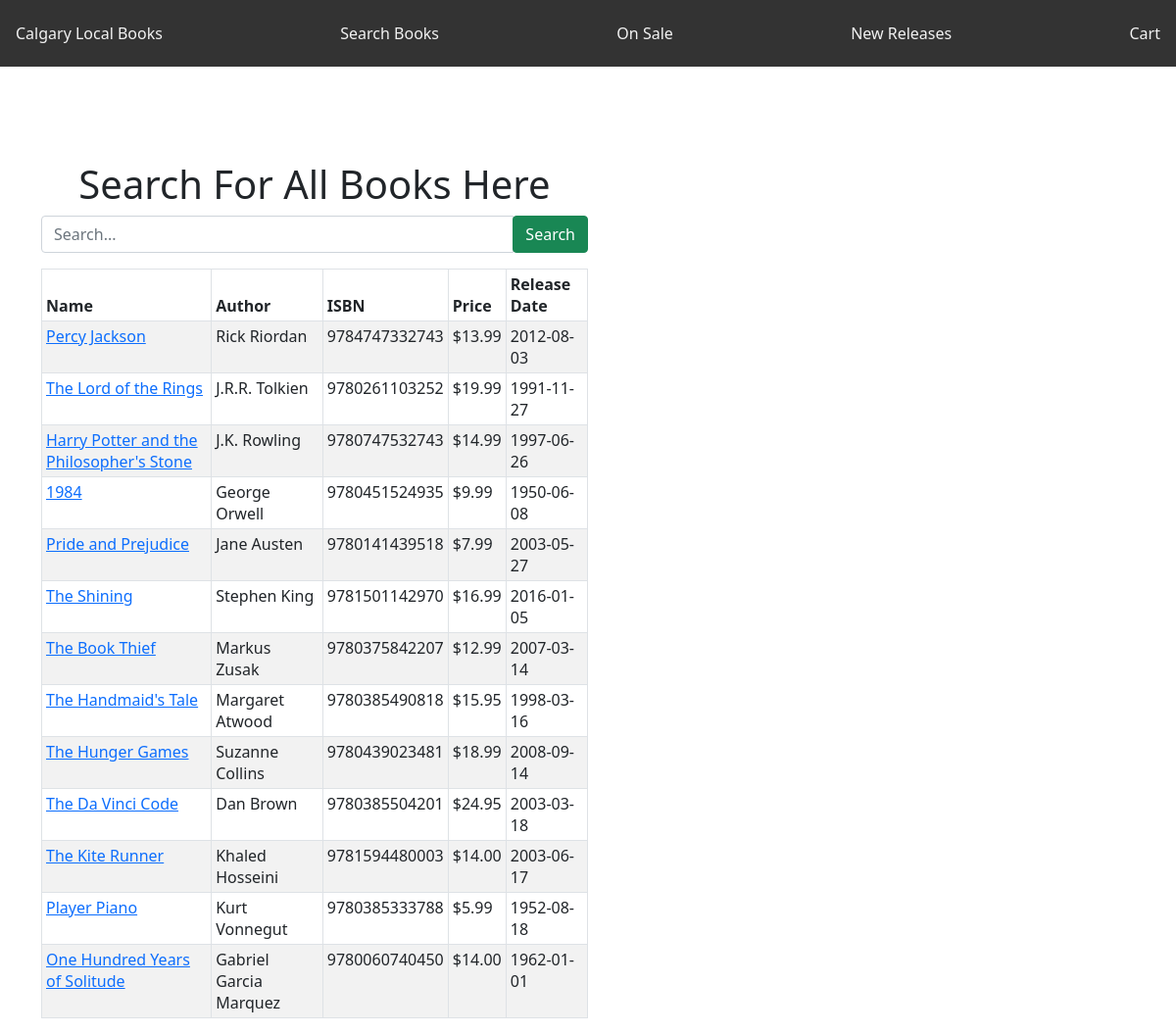
Screenshot of /view/bookSearchPage.php with the database file from the repository.
### tables this page shows
CREATE TABLE Book (
    ID int NOT NULL,
    AdminID int NOT NULL,
    PublisherName VARCHAR(50) NOT NULL,
    AuthorName VARCHAR(50) NOT NULL,
    ISBN BIGINT NOT NULL,
    ReleaseDate DATE NOT NULL,
    InventoryDate DATE NOT NULL,
    Price FLOAT NOT NULL,
    Title VARCHAR(50) NOT NULL,
    PRIMARY KEY(ID),
    FOREIGN KEY(AdminID) REFERENCES Admin(ID) ON DELETE CASCADE ON UPDATE CASCADE,
    FOREIGN KEY(PublisherName) REFERENCES Publisher(Name) ON DELETE CASCADE ON UPDATE CASCADE,
    FOREIGN KEY(AuthorName) REFERENCES Author(Name) ON DELETE CASCADE ON UPDATE CASCADE
);

### db/Database.php (called while the page is built, shortened)
<?php
class Database {
    public $connection;
    function __construct(){
        $this->connection = new mysqli(SQL_HOST, SQL_UN, SQL_PW, SQL_NAME);
    }
    public function query($query){
        $result = mysqli_query($this->connection, $query);
        return $result;
    }
}
$database = new Database();

### control/Controller.php (called while the page is built, shortened)
<?php
class Controller {
    public static function find_this_query($sql)
    {
        global $database;
        $result_set = $database->query($sql);
        $the_object_array = array();
        while($row = mysqli_fetch_array($result_set))
        {
            $the_object_array[] = $row;
        }
        return $the_object_array;
    }
}

### control/BookController.php (called while the page is built, shortened)
<?php
require_once("Controller.php");
class BookController extends Controller {
    public function getAllBooks(){
        $books = array();
        $results = self::find_this_query("SELECT * FROM Book");
        foreach($results as $book){
            array_push($books, new Book($book["ReleaseDate"], $book["InventoryDate"], $book["Price"],
                $book["ISBN"], $book["ID"], $book["Title"], $book["PublisherName"], $book["AuthorName"]));
        }
        return $books;
    }
    public function searchBooks($search = "") {
        if($search = "") {
            $isbn = str_replace('-', '', $search);
            $foundBooks = array();
            if ((strlen($isbn) == 10 || strlen($isbn) == 13) && is_numeric($isbn)) {
                $result = self::find_this_query("SELECT * FROM Book WHERE ISBN LIKE '%$search%'");
            } else {
                $result = self::find_this_query("SELECT * FROM Book WHERE Title LIKE '%$search%' OR AuthorName LIKE '%$search%");
            }
            foreach ($result as $book) {
                $foundBooks[] = new Book($book["ReleaseDate"], $book["InventoryDate"], $book["Price"],
                    $book["ISBN"], $book["ID"], $book["Title"], $book["PublisherName"], $book["AuthorName"]);
            }
        } else {
            $foundBooks = $this->getAllBooks();
        }
        return $foundBooks;
    }
}

### model/Book.php (called while the page is built, shortened)
<?php
class Book{
    private $releaseDate;
    private $price;
    private $ISBN;
    private $title;
    private $author;
    public function __construct(&$rDate, &$iDate, &$price, &$isbn, &$id, &$title, &$publisher, &$author){
            $this->releaseDate = $rDate;
            $this->price = $price;
            $this->ISBN = $isbn;
            $this->title = $title;
            $this->author = $author;
        }
        public function getReleaseDate() {
            return $this->releaseDate;
        }
        public function getPrice() {
            return $this->price;
        }
        public function getISBN() {
            return $this->ISBN;
        }
        public function getTitle() {
            return $this->title;
        }
        public function getAuthor() {
            return $this->author;
        }
}
?>

### view/bookSearchPage.php (the view, shortened to what this page needs)
<?php
    $bc = new BookController();
    @$bc->searchBooks($_GET["search"]);
?>
<link href="https://cdn.jsdelivr.net/npm/bootstrap@5.0.2/dist/css/bootstrap.min.css" rel="stylesheet">
<nav class="navbar">
    <a class="active"
       href="index.php">Calgary Local Books</a>
    <a href="bookSearchPage.php">Search Books</a>
    <a href="salePage.php">On Sale</a>
    <a href="featurePage.php">New Releases</a>
    <a href="orderPage.php">Cart</a>
</nav>
<div class="container" style="margin-top: 8%;">
    <div class="col-md-6 col-md-offset-3">
        <div class="row">
            <div id="logo" class="text-center">
                <h1>Search For All Books Here</h1>
            </div>
            <form role="form" id="form-buscar" method="get">
                <div class="form-group">
                    <div class="input-group">
                        <input id="1" class="form-control" type="text" name="search" placeholder="Search..."/>
                        <span class="input-group-btn">
<button class="btn btn-success" type="submit">
<i class="glyphicon glyphicon-search" aria-hidden="true"></i> Search
</button>
</span>
                    </div>
                </div>
            </form>
        </div>
        <?php
            $books = $bc->getAllBooks();
            ?>
            <table id="dtBasicExample" class="table table-striped table-bordered table-sm" cellspacing="0" width="100%">
                <thead>
                <tr>
                    <th class="th-sm">Name</th>
                    <th class="th-sm">Author</th>
                    <th class="th-sm">ISBN</th>
                    <th class="th-sm">Price</th>
                    <th class="th-sm">Release Date</th>
                </tr>
                </thead>
                <tbody>
                <?php
                foreach ($books as $book):
                        ?>
                    <tr>
                        <td>
                            <a href="bookPage.php?book=<?= addslashes($book->getTitle());?>" methods="get">
                                <?= $book->getTitle(); ?>
                            </a>
                        </td>
                        <td><?= $book->getAuthor(); ?></td>
                        <td><?= $book->getISBN(); ?></td>
                        <td>$<?= number_format($book->getPrice(),2,'.','');?></td>
                        <td><?=  $book->getReleaseDate(); ?></td>
                    </tr>
                    <?php
                endforeach;
                ?>
                </tbody>
            </table>
    </div>
</div>

### rows the page displays
book: Title "Percy Jackson", AuthorName "Rick Riordan", ISBN "9784747332743", Price "13.99", ReleaseDate "2012-08-03"
book: Title "The Lord of the Rings", AuthorName "J.R.R. Tolkien", ISBN "9780261103252", Price "19.99", ReleaseDate "1991-11-27"
book: Title "Harry Potter and the Philosopher's Stone", AuthorName "J.K. Rowling", ISBN "9780747532743", Price "14.99", ReleaseDate "1997-06-26"
book: Title "1984", AuthorName "George Orwell", ISBN "9780451524935", Price "9.99", ReleaseDate "1950-06-08"
book: Title "Pride and Prejudice", AuthorName "Jane Austen", ISBN "9780141439518", Price "7.99", ReleaseDate "2003-05-27"
book: Title "The Shining", AuthorName "Stephen King", ISBN "9781501142970", Price "16.99", ReleaseDate "2016-01-05"
book: Title "The Book Thief", AuthorName "Markus Zusak", ISBN "9780375842207", Price "12.99", ReleaseDate "2007-03-14"
book: Title "The Handmaid's Tale", AuthorName "Margaret Atwood", ISBN "9780385490818", Price "15.95", ReleaseDate "1998-03-16"
book: Title "The Hunger Games", AuthorName "Suzanne Collins", ISBN "9780439023481", Price "18.99", ReleaseDate "2008-09-14"
book: Title "The Da Vinci Code", AuthorName "Dan Brown", ISBN "9780385504201", Price "24.95", ReleaseDate "2003-03-18"
book: Title "The Kite Runner", AuthorName "Khaled Hosseini", ISBN "9781594480003", Price "14.00", ReleaseDate "2003-06-17"
book: Title "Player Piano", AuthorName "Kurt Vonnegut", ISBN "9780385333788", Price "5.99", ReleaseDate "1952-08-18"
book: Title "One Hundred Years of Solitude", AuthorName "Gabriel Garcia Marquez", ISBN "9780060740450", Price "14.00", ReleaseDate "1962-01-01"
